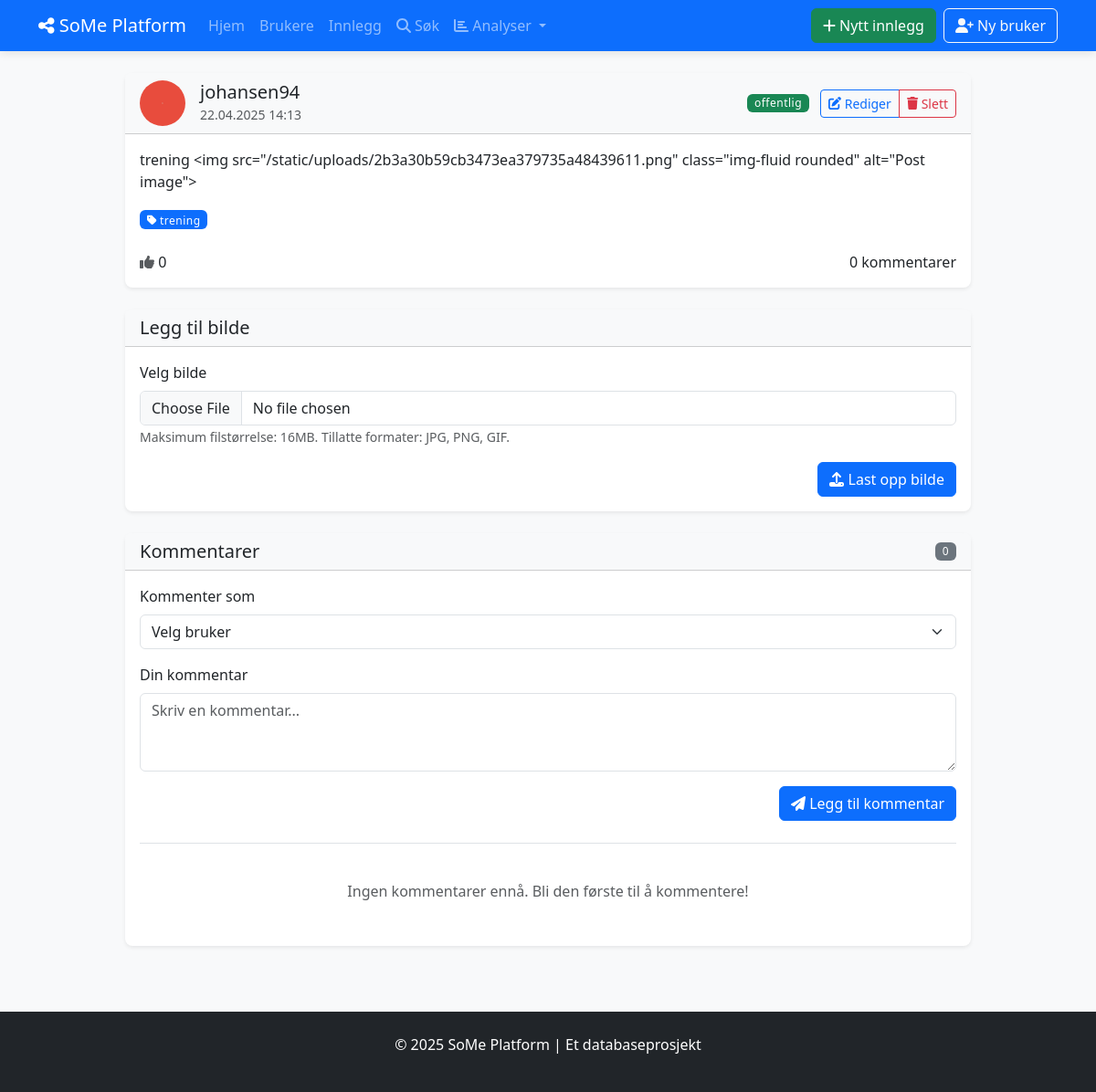
/posts/8, run on an earlier commit of the app's database.
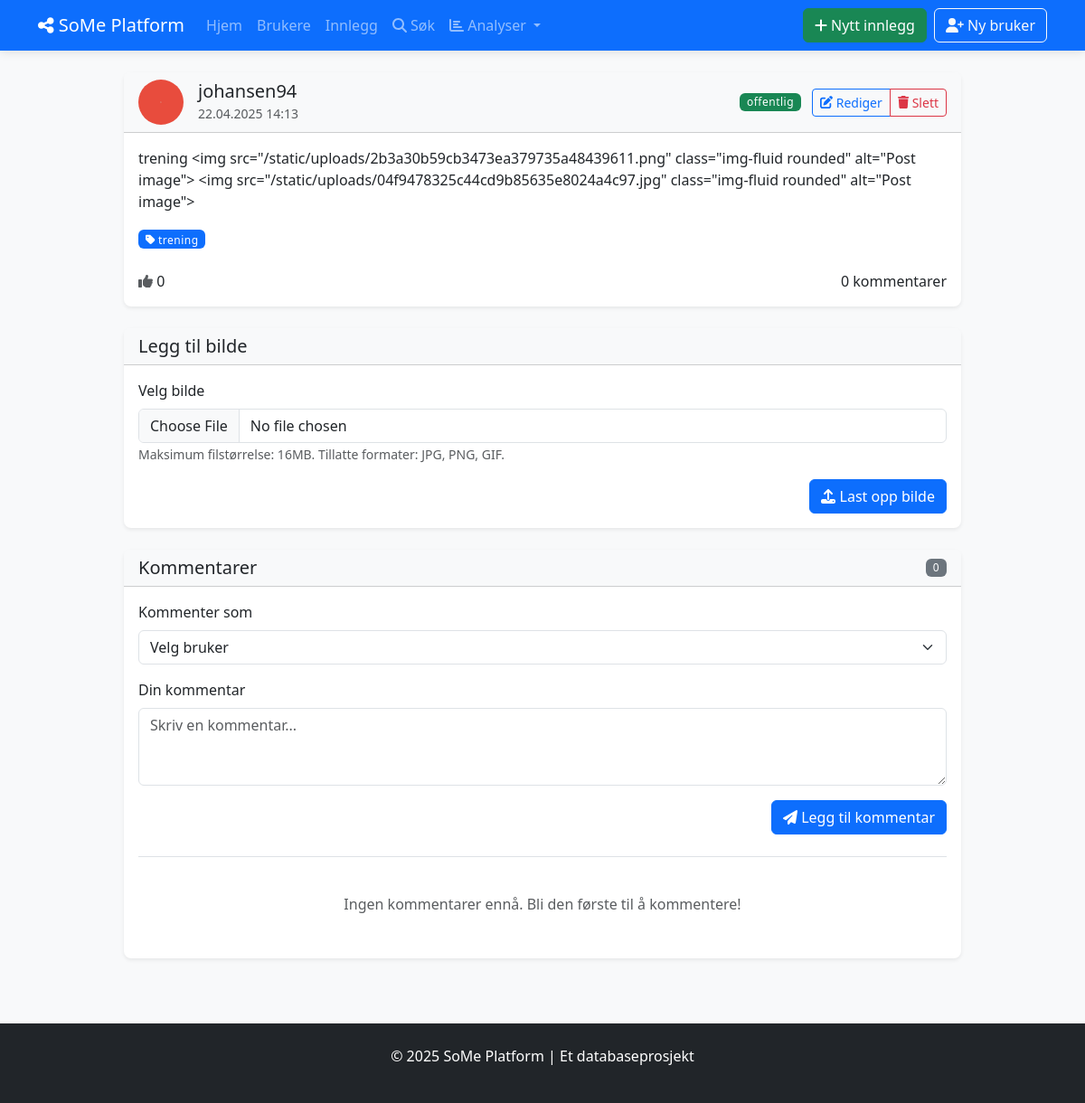
And on a later commit of the database.
### tables this page shows
CREATE TABLE INNLEGG (
            innlegg_id INTEGER PRIMARY KEY AUTOINCREMENT,
            innhold TEXT NOT NULL,
            opprettet_dato DATETIME NOT NULL DEFAULT CURRENT_TIMESTAMP,
            oppdatert_dato DATETIME DEFAULT CURRENT_TIMESTAMP,
            synlighet TEXT NOT NULL DEFAULT 'offentlig',
            bruker_id INTEGER NOT NULL,
            FOREIGN KEY (bruker_id) REFERENCES BRUKERE(bruker_id) ON DELETE CASCADE
        );

### social_media_app/app.py (the view, shortened to what this page needs)
@app.route('/posts/<int:post_id>')
def view_post(post_id):
    with Database() as db:
        post = db.fetchone("""
            SELECT i.*, b.brukernavn, b.profilbilde
            FROM INNLEGG i
            JOIN BRUKERE b ON i.bruker_id = b.bruker_id
            WHERE i.innlegg_id = ?
        """, (post_id,))
        if not post:
            flash('Post not found', 'danger')
            return redirect(url_for('list_posts'))
        post = format_date_fields(post, ['opprettet_dato', 'oppdatert_dato'])
        comments = db.fetchall("""
            SELECT k.*, b.brukernavn, b.profilbilde
            FROM KOMMENTARER k
            JOIN BRUKERE b ON k.bruker_id = b.bruker_id
            WHERE k.innlegg_id = ? AND k.forelder_kommentar_id IS NULL
            ORDER BY k.opprettet_dato ASC
        """, (post_id,))
        comments = [format_date_fields(comment, ['opprettet_dato']) for comment in comments]
        tags = db.fetchall("""
            SELECT t.*
            FROM TAGGER t
            JOIN INNLEGG_TAGGER it ON t.tag_id = it.tag_id
            WHERE it.innlegg_id = ?
        """, (post_id,))
        reactions = db.fetchone("""
            SELECT COUNT(*) as count, reaksjon_type
            FROM REAKSJONER
            WHERE innlegg_id = ?
            GROUP BY reaksjon_type
        """, (post_id,))
        users = db.fetchall("""
            SELECT bruker_id, brukernavn FROM BRUKERE
            WHERE status = 'aktiv'
            ORDER BY brukernavn
        """)
        return render_template('posts/view.html', post=post, comments=comments,
                               tags=tags, reactions=reactions, users=users)

### social_media_app/app.py (called while the page is built)
def format_date_fields(item, date_fields=None):
    if not item:
        return None
    if not isinstance(item, dict):
        item = dict(item)
    if date_fields:
        for field in date_fields:
            if field in item and item[field]:
                try:
                    if 'T' in item[field]:  # ISO format
                        item[field] = datetime.fromisoformat(item[field].replace('Z', '+00:00'))
                    else:  # SQLite default format
                        item[field] = datetime.strptime(item[field], '%Y-%m-%d %H:%M:%S')
                except (ValueError, TypeError):
                    try:
                        item[field] = datetime.strptime(item[field], '%Y-%m-%d')
                    except (ValueError, TypeError):
                        pass  # Keep original if parsing fails
    return item

### social_media_app/db_config.py (called while the page is built)
    def __enter__(self):
        return self

    def __exit__(self, exc_type, exc_val, exc_tb):
        self.cursor.close()
        if self.conn:
            self.conn.close()

    def fetchall(self, sql, params=None):
        self.cursor.execute(sql, params or ())
        return self.cursor.fetchall()

### social_media_app/templates/posts/view.html (shortened to what the changed rows need)
{% extends "base.html" %}
{% block content %}
<div class="row justify-content-center">
    <div class="col-md-10">
        <div class="card shadow-sm mb-4">
            <div class="card-header bg-light">
                <div class="d-flex justify-content-between align-items-center">
                    <div>
                        <span class="badge {{ 'bg-success' if post.synlighet == 'offentlig' else 'bg-warning' }} me-2">
                            {{ post.synlighet }}
                        </span>
                        <div class="btn-group">
                            <a href="{{ url_for('show_edit_post', post_id=post.innlegg_id) }}" class="btn btn-sm btn-outline-primary">
                            </a>
                            <button type="button" class="btn btn-sm btn-outline-danger"
                                    data-bs-toggle="modal" data-bs-target="#deletePostModal">
                            </button>
                        </div>
                    </div>
                </div>
            </div>
            <div class="card-body">
                <p class="card-text">{{ post.innhold }}</p>
                {% if tags %}
                <div class="mt-3">
                    {% for tag in tags %}
                    <span class="badge bg-primary me-1">
                    </span>
                    {% endfor %}
                </div>
                {% endif %}
                <div class="mt-4 d-flex justify-content-between align-items-center">
                    <div>
                    </div>
                    <div>
                    </div>
                </div>
            </div>
        </div>
    </div>
</div>
{% endblock %}

What changed in the data, as far as the page shows it:
changed INNLEGG "offentlig": innhold "trening <img src=\"/static/uploads/2b3a30b59cb3473ea379735a48439611.png\" class=\"img-fluid rounded\" alt=\"Post image\">" → "…class=\"img-fluid rounded\" alt=\"Post image\"> <img src=\"/static/uploads/04f9478325c44cd9b85635e8024a4c97.jpg\" class=\"img-fluid rounded\" alt=\"Post image\">"
